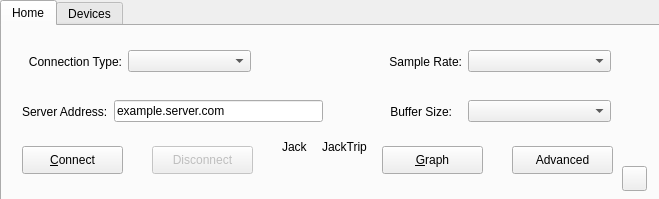
<?xml version="1.0" encoding="UTF-8"?>
<ui version="4.0">
 <class>LiveRehearsalForm</class>
 <widget class="QWidget" name="LiveRehearsalForm">
  <property name="geometry">
   <rect>
    <x>0</x>
    <y>0</y>
    <width>659</width>
    <height>199</height>
   </rect>
  </property>
  <property name="windowTitle">
   <string>LiveRehearsal</string>
  </property>
  <widget class="QTabWidget" name="tabWidget">
   <property name="geometry">
    <rect>
     <x>0</x>
     <y>0</y>
     <width>661</width>
     <height>201</height>
    </rect>
   </property>
   <property name="currentIndex">
    <number>0</number>
   </property>
   <property name="iconSize">
    <size>
     <width>16</width>
     <height>16</height>
    </size>
   </property>
   <widget class="QWidget" name="tab">
    <attribute name="title">
     <string>Home</string>
    </attribute>
    <widget class="QLabel" name="label_13">
     <property name="geometry">
      <rect>
       <x>320</x>
       <y>110</y>
       <width>51</width>
       <height>21</height>
      </rect>
     </property>
     <property name="text">
      <string>JackTrip</string>
     </property>
    </widget>
    <widget class="QLabel" name="label_14">
     <property name="geometry">
      <rect>
       <x>280</x>
       <y>130</y>
       <width>21</width>
       <height>21</height>
      </rect>
     </property>
     <property name="text">
      <string/>
     </property>
     <property name="pixmap">
      <pixmap resource="qjackctl.qrc">:/images/status_led_red.png</pixmap>
     </property>
     <property name="scaledContents">
      <bool>true</bool>
     </property>
    </widget>
    <widget class="QToolButton" name="SetupToolButton_2">
     <property name="geometry">
      <rect>
       <x>510</x>
       <y>120</y>
       <width>101</width>
       <height>28</height>
      </rect>
     </property>
     <property name="minimumSize">
      <size>
       <width>28</width>
       <height>28</height>
      </size>
     </property>
     <property name="maximumSize">
      <size>
       <width>32767</width>
       <height>28</height>
      </size>
     </property>
     <property name="focusPolicy">
      <enum>Qt::TabFocus</enum>
     </property>
     <property name="toolTip">
      <string>Show settings and options dialog</string>
     </property>
     <property name="text">
      <string>Advanced</string>
     </property>
     <property name="icon">
      <iconset resource="qjackctl.qrc">
       <normaloff>:/images/setup1.png</normaloff>:/images/setup1.png</iconset>
     </property>
     <property name="checkable">
      <bool>true</bool>
     </property>
     <property name="toolButtonStyle">
      <enum>Qt::ToolButtonTextBesideIcon</enum>
     </property>
    </widget>
    <widget class="QToolButton" name="StartToolButton_3">
     <property name="geometry">
      <rect>
       <x>20</x>
       <y>120</y>
       <width>101</width>
       <height>28</height>
      </rect>
     </property>
     <property name="minimumSize">
      <size>
       <width>28</width>
       <height>28</height>
      </size>
     </property>
     <property name="maximumSize">
      <size>
       <width>32767</width>
       <height>28</height>
      </size>
     </property>
     <property name="focusPolicy">
      <enum>Qt::TabFocus</enum>
     </property>
     <property name="toolTip">
      <string>Start the JACK server</string>
     </property>
     <property name="text">
      <string>&amp;Connect</string>
     </property>
     <property name="icon">
      <iconset resource="qjackctl.qrc">
       <normaloff>:/images/start1.png</normaloff>:/images/start1.png</iconset>
     </property>
     <property name="checkable">
      <bool>false</bool>
     </property>
     <property name="toolButtonStyle">
      <enum>Qt::ToolButtonTextBesideIcon</enum>
     </property>
    </widget>
    <widget class="QToolButton" name="StopToolButton_3">
     <property name="enabled">
      <bool>false</bool>
     </property>
     <property name="geometry">
      <rect>
       <x>150</x>
       <y>120</y>
       <width>101</width>
       <height>28</height>
      </rect>
     </property>
     <property name="minimumSize">
      <size>
       <width>28</width>
       <height>28</height>
      </size>
     </property>
     <property name="maximumSize">
      <size>
       <width>32767</width>
       <height>28</height>
      </size>
     </property>
     <property name="focusPolicy">
      <enum>Qt::TabFocus</enum>
     </property>
     <property name="toolTip">
      <string>Stop the JACK server</string>
     </property>
     <property name="text">
      <string>Disconnect</string>
     </property>
     <property name="icon">
      <iconset resource="qjackctl.qrc">
       <normaloff>:/images/stop1.png</normaloff>:/images/stop1.png</iconset>
     </property>
     <property name="checkable">
      <bool>false</bool>
     </property>
     <property name="toolButtonStyle">
      <enum>Qt::ToolButtonTextBesideIcon</enum>
     </property>
    </widget>
    <widget class="QToolButton" name="AboutToolButton_2">
     <property name="geometry">
      <rect>
       <x>620</x>
       <y>140</y>
       <width>25</width>
       <height>25</height>
      </rect>
     </property>
     <property name="sizePolicy">
      <sizepolicy hsizetype="Fixed" vsizetype="Fixed">
       <horstretch>0</horstretch>
       <verstretch>0</verstretch>
      </sizepolicy>
     </property>
     <property name="minimumSize">
      <size>
       <width>25</width>
       <height>25</height>
      </size>
     </property>
     <property name="maximumSize">
      <size>
       <width>32767</width>
       <height>28</height>
      </size>
     </property>
     <property name="focusPolicy">
      <enum>Qt::TabFocus</enum>
     </property>
     <property name="toolTip">
      <string>Show information about this application</string>
     </property>
     <property name="text">
      <string/>
     </property>
     <property name="icon">
      <iconset resource="qjackctl.qrc">
       <normaloff>:/images/about1.png</normaloff>:/images/about1.png</iconset>
     </property>
     <property name="toolButtonStyle">
      <enum>Qt::ToolButtonTextBesideIcon</enum>
     </property>
    </widget>
    <widget class="QLabel" name="label_17">
     <property name="geometry">
      <rect>
       <x>330</x>
       <y>130</y>
       <width>21</width>
       <height>21</height>
      </rect>
     </property>
     <property name="text">
      <string/>
     </property>
     <property name="pixmap">
      <pixmap resource="qjackctl.qrc">:/images/status_led_red.png</pixmap>
     </property>
     <property name="scaledContents">
      <bool>true</bool>
     </property>
    </widget>
    <widget class="QLabel" name="label_18">
     <property name="geometry">
      <rect>
       <x>280</x>
       <y>110</y>
       <width>31</width>
       <height>21</height>
      </rect>
     </property>
     <property name="text">
      <string>Jack</string>
     </property>
    </widget>
    <widget class="QToolButton" name="GraphToolButton">
     <property name="geometry">
      <rect>
       <x>380</x>
       <y>120</y>
       <width>101</width>
       <height>28</height>
      </rect>
     </property>
     <property name="minimumSize">
      <size>
       <width>28</width>
       <height>28</height>
      </size>
     </property>
     <property name="maximumSize">
      <size>
       <width>32767</width>
       <height>28</height>
      </size>
     </property>
     <property name="focusPolicy">
      <enum>Qt::TabFocus</enum>
     </property>
     <property name="toolTip">
      <string>Allows the user to manually select input and output devices</string>
     </property>
     <property name="text">
      <string>&amp;Graph</string>
     </property>
     <property name="icon">
      <iconset resource="qjackctl.qrc">
       <normaloff>:/images/graph1.png</normaloff>:/images/graph1.png</iconset>
     </property>
     <property name="checkable">
      <bool>true</bool>
     </property>
     <property name="toolButtonStyle">
      <enum>Qt::ToolButtonTextBesideIcon</enum>
     </property>
    </widget>
    <widget class="QWidget" name="horizontalLayoutWidget">
     <property name="geometry">
      <rect>
       <x>20</x>
       <y>20</y>
       <width>251</width>
       <height>31</height>
      </rect>
     </property>
     <layout class="QHBoxLayout" name="horizontalLayout">
      <item>
       <widget class="QLabel" name="label_16">
        <property name="maximumSize">
         <size>
          <width>100</width>
          <height>16777215</height>
         </size>
        </property>
        <property name="text">
         <string>Connection Type:</string>
        </property>
        <property name="alignment">
         <set>Qt::AlignRight|Qt::AlignTrailing|Qt::AlignVCenter</set>
        </property>
       </widget>
      </item>
      <item>
       <widget class="QComboBox" name="comboBox_8"/>
      </item>
      <item>
       <widget class="QLabel" name="label">
        <property name="maximumSize">
         <size>
          <width>16</width>
          <height>16</height>
         </size>
        </property>
        <property name="toolTip">
         <string>Server:  One client can connect to you
Hub Server:  Multiple clients can connect to you
Client:  You can connect to a server
Hub Client:  You can connect to a hub server</string>
        </property>
        <property name="text">
         <string/>
        </property>
        <property name="pixmap">
         <pixmap resource="qjackctl.qrc">:/images/question_mark.png</pixmap>
        </property>
        <property name="scaledContents">
         <bool>true</bool>
        </property>
       </widget>
      </item>
     </layout>
    </widget>
    <widget class="QWidget" name="horizontalLayoutWidget_2">
     <property name="geometry">
      <rect>
       <x>380</x>
       <y>20</y>
       <width>251</width>
       <height>31</height>
      </rect>
     </property>
     <layout class="QHBoxLayout" name="horizontalLayout_2">
      <property name="leftMargin">
       <number>0</number>
      </property>
      <item>
       <widget class="QLabel" name="label_12">
        <property name="maximumSize">
         <size>
          <width>80</width>
          <height>16777215</height>
         </size>
        </property>
        <property name="text">
         <string>Sample Rate:</string>
        </property>
        <property name="alignment">
         <set>Qt::AlignRight|Qt::AlignTrailing|Qt::AlignVCenter</set>
        </property>
       </widget>
      </item>
      <item>
       <widget class="QComboBox" name="comboBox_7"/>
      </item>
      <item>
       <widget class="QLabel" name="label_2">
        <property name="maximumSize">
         <size>
          <width>16</width>
          <height>16</height>
         </size>
        </property>
        <property name="toolTip">
         <string>The number of samples per second taken from a continuous signal</string>
        </property>
        <property name="text">
         <string/>
        </property>
        <property name="pixmap">
         <pixmap resource="qjackctl.qrc">:/images/question_mark.png</pixmap>
        </property>
        <property name="scaledContents">
         <bool>true</bool>
        </property>
       </widget>
      </item>
     </layout>
    </widget>
    <widget class="QWidget" name="horizontalLayoutWidget_3">
     <property name="geometry">
      <rect>
       <x>20</x>
       <y>70</y>
       <width>301</width>
       <height>31</height>
      </rect>
     </property>
     <layout class="QHBoxLayout" name="horizontalLayout_3">
      <property name="leftMargin">
       <number>0</number>
      </property>
      <item>
       <widget class="QLabel" name="label_11">
        <property name="text">
         <string>Server Address:</string>
        </property>
       </widget>
      </item>
      <item>
       <widget class="QLineEdit" name="lineEdit_2">
        <property name="layoutDirection">
         <enum>Qt::LeftToRight</enum>
        </property>
        <property name="text">
         <string>example.server.com</string>
        </property>
       </widget>
      </item>
     </layout>
    </widget>
    <widget class="QWidget" name="horizontalLayoutWidget_4">
     <property name="geometry">
      <rect>
       <x>380</x>
       <y>70</y>
       <width>251</width>
       <height>31</height>
      </rect>
     </property>
     <layout class="QHBoxLayout" name="horizontalLayout_4">
      <item>
       <widget class="QLabel" name="label_15">
        <property name="maximumSize">
         <size>
          <width>80</width>
          <height>16777215</height>
         </size>
        </property>
        <property name="text">
         <string>Buffer Size:   </string>
        </property>
        <property name="alignment">
         <set>Qt::AlignRight|Qt::AlignTrailing|Qt::AlignVCenter</set>
        </property>
       </widget>
      </item>
      <item>
       <widget class="QComboBox" name="comboBox_6"/>
      </item>
      <item>
       <widget class="QLabel" name="label_4">
        <property name="maximumSize">
         <size>
          <width>16</width>
          <height>16</height>
         </size>
        </property>
        <property name="toolTip">
         <string>The amount of time it takes for your computer to process an incoming audio signal</string>
        </property>
        <property name="text">
         <string/>
        </property>
        <property name="pixmap">
         <pixmap resource="qjackctl.qrc">:/images/question_mark.png</pixmap>
        </property>
        <property name="scaledContents">
         <bool>true</bool>
        </property>
       </widget>
      </item>
     </layout>
    </widget>
   </widget>
   <widget class="QWidget" name="tab_2">
    <attribute name="title">
     <string>Devices</string>
    </attribute>
    <widget class="QWidget" name="layoutWidget">
     <property name="geometry">
      <rect>
       <x>10</x>
       <y>10</y>
       <width>441</width>
       <height>111</height>
      </rect>
     </property>
     <layout class="QGridLayout">
      <item row="0" column="0">
       <widget class="QLabel" name="DriverTextLabel">
        <property name="font">
         <font>
          <weight>50</weight>
          <bold>false</bold>
         </font>
        </property>
        <property name="text">
         <string>Driv&amp;er:</string>
        </property>
        <property name="alignment">
         <set>Qt::AlignRight|Qt::AlignTrailing|Qt::AlignVCenter</set>
        </property>
        <property name="wordWrap">
         <bool>false</bool>
        </property>
        <property name="buddy">
         <cstring>DriverComboBox</cstring>
        </property>
       </widget>
      </item>
      <item row="0" column="2" rowspan="3">
       <spacer>
        <property name="orientation">
         <enum>Qt::Horizontal</enum>
        </property>
        <property name="sizeHint" stdset="0">
         <size>
          <width>8</width>
          <height>20</height>
         </size>
        </property>
       </spacer>
      </item>
      <item row="1" column="3">
       <widget class="QLabel" name="InDeviceTextLabel">
        <property name="font">
         <font>
          <weight>50</weight>
          <bold>false</bold>
         </font>
        </property>
        <property name="text">
         <string>&amp;Input Device:</string>
        </property>
        <property name="alignment">
         <set>Qt::AlignRight|Qt::AlignTrailing|Qt::AlignVCenter</set>
        </property>
        <property name="wordWrap">
         <bool>false</bool>
        </property>
        <property name="buddy">
         <cstring>InDeviceComboBox</cstring>
        </property>
       </widget>
      </item>
      <item row="2" column="4">
       <widget class="qjackctlInterfaceComboBox" name="OutDeviceComboBox">
        <property name="font">
         <font>
          <weight>50</weight>
          <bold>false</bold>
         </font>
        </property>
        <property name="toolTip">
         <string>Alternate output device for playback</string>
        </property>
        <property name="editable">
         <bool>true</bool>
        </property>
        <item>
         <property name="text">
          <string>(default)</string>
         </property>
        </item>
        <item>
         <property name="text">
          <string>hw:0</string>
         </property>
        </item>
        <item>
         <property name="text">
          <string>plughw:0</string>
         </property>
        </item>
        <item>
         <property name="text">
          <string>/dev/audio</string>
         </property>
        </item>
        <item>
         <property name="text">
          <string>/dev/dsp</string>
         </property>
        </item>
       </widget>
      </item>
      <item row="2" column="3">
       <widget class="QLabel" name="OutDeviceTextLabel">
        <property name="font">
         <font>
          <weight>50</weight>
          <bold>false</bold>
         </font>
        </property>
        <property name="text">
         <string>&amp;Output Device:</string>
        </property>
        <property name="alignment">
         <set>Qt::AlignRight|Qt::AlignTrailing|Qt::AlignVCenter</set>
        </property>
        <property name="wordWrap">
         <bool>false</bool>
        </property>
        <property name="buddy">
         <cstring>OutDeviceComboBox</cstring>
        </property>
       </widget>
      </item>
      <item row="1" column="1">
       <widget class="QCheckBox" name="RealtimeCheckBox">
        <property name="font">
         <font>
          <weight>50</weight>
          <bold>false</bold>
         </font>
        </property>
        <property name="toolTip">
         <string>Use realtime scheduling</string>
        </property>
        <property name="text">
         <string>&amp;Realtime</string>
        </property>
       </widget>
      </item>
      <item row="1" column="4">
       <widget class="qjackctlInterfaceComboBox" name="InDeviceComboBox">
        <property name="font">
         <font>
          <weight>50</weight>
          <bold>false</bold>
         </font>
        </property>
        <property name="toolTip">
         <string>Alternate input device for capture</string>
        </property>
        <property name="editable">
         <bool>true</bool>
        </property>
        <item>
         <property name="text">
          <string>(default)</string>
         </property>
        </item>
        <item>
         <property name="text">
          <string>hw:0</string>
         </property>
        </item>
        <item>
         <property name="text">
          <string>plughw:0</string>
         </property>
        </item>
        <item>
         <property name="text">
          <string>/dev/audio</string>
         </property>
        </item>
        <item>
         <property name="text">
          <string>/dev/dsp</string>
         </property>
        </item>
       </widget>
      </item>
      <item row="0" column="1">
       <widget class="QComboBox" name="DriverComboBox">
        <property name="font">
         <font>
          <weight>50</weight>
          <bold>false</bold>
         </font>
        </property>
        <property name="toolTip">
         <string>The audio backend driver interface to use</string>
        </property>
        <property name="editable">
         <bool>false</bool>
        </property>
        <item>
         <property name="text">
          <string>dummy</string>
         </property>
        </item>
        <item>
         <property name="text">
          <string>sun</string>
         </property>
        </item>
        <item>
         <property name="text">
          <string>oss</string>
         </property>
        </item>
        <item>
         <property name="text">
          <string>alsa</string>
         </property>
        </item>
        <item>
         <property name="text">
          <string>portaudio</string>
         </property>
        </item>
        <item>
         <property name="text">
          <string>coreaudio</string>
         </property>
        </item>
        <item>
         <property name="text">
          <string>firewire</string>
         </property>
        </item>
        <item>
         <property name="text">
          <string>net</string>
         </property>
        </item>
        <item>
         <property name="text">
          <string>netone</string>
         </property>
        </item>
       </widget>
      </item>
      <item row="0" column="3">
       <widget class="QLabel" name="InterfaceTextLabel">
        <property name="font">
         <font>
          <weight>50</weight>
          <bold>false</bold>
         </font>
        </property>
        <property name="text">
         <string>&amp;Interface:</string>
        </property>
        <property name="alignment">
         <set>Qt::AlignRight|Qt::AlignTrailing|Qt::AlignVCenter</set>
        </property>
        <property name="wordWrap">
         <bool>false</bool>
        </property>
        <property name="buddy">
         <cstring>InterfaceComboBox</cstring>
        </property>
       </widget>
      </item>
      <item row="0" column="4">
       <widget class="qjackctlInterfaceComboBox" name="InterfaceComboBox">
        <property name="minimumSize">
         <size>
          <width>140</width>
          <height>0</height>
         </size>
        </property>
        <property name="font">
         <font>
          <weight>50</weight>
          <bold>false</bold>
         </font>
        </property>
        <property name="toolTip">
         <string>The PCM device name to use</string>
        </property>
        <property name="editable">
         <bool>true</bool>
        </property>
        <item>
         <property name="text">
          <string>(default)</string>
         </property>
        </item>
        <item>
         <property name="text">
          <string>hw:0</string>
         </property>
        </item>
        <item>
         <property name="text">
          <string>plughw:0</string>
         </property>
        </item>
        <item>
         <property name="text">
          <string>/dev/audio</string>
         </property>
        </item>
        <item>
         <property name="text">
          <string>/dev/dsp</string>
         </property>
        </item>
       </widget>
      </item>
     </layout>
    </widget>
   </widget>
  </widget>
 </widget>
 <customwidgets>
  <customwidget>
   <class>qjackctlInterfaceComboBox</class>
   <extends>QComboBox</extends>
   <header>qjackctlInterfaceComboBox.h</header>
  </customwidget>
 </customwidgets>
 <resources>
  <include location="qjackctl.qrc"/>
 </resources>
 <connections/>
</ui>
